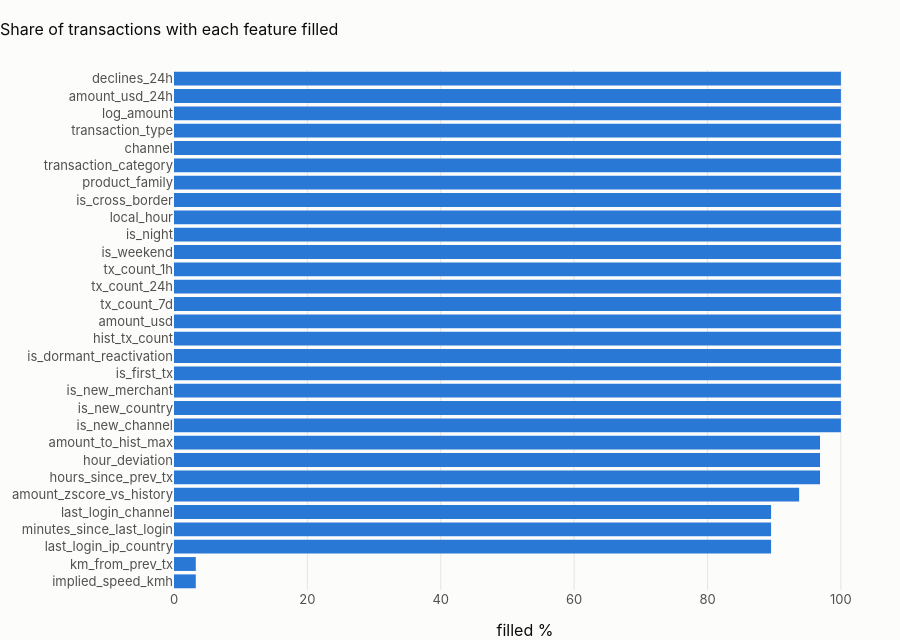

Notebook code cell kept with this figure:
### Markdown cell above
## 3 · Coverage: which features exist for how many transactions

### Code cell
cols = [
    c
    for c in pl.columns("feat_fraud_realtime_pit")["column_name"]
    if c
    not in ("transaction_id", "customer_id", "product_id", "anchor_ts", "split", "label_is_fraud")
]
cov = pl.q(
    "select "
    + ", ".join(f'round(100 * count("{c}") / count(*), 2) as "{c}"' for c in cols)
    + " from {feat_fraud_realtime_pit}"
).T.reset_index()
cov.columns = ["feature", "filled %"]
fig = px.bar(
    cov.sort_values("filled %"),
    x="filled %",
    y="feature",
    orientation="h",
    title="Share of transactions with each feature filled",
)
fig.update_layout(height=640, yaxis_title=None)
fig.show()

### Figure 1 — Plotly figure (JSON) as saved in the notebook; plotly's stock layout.template omitted (floating-point values rounded to 4 significant figures)
{"data": [{"hovertemplate": "filled %=%{x}<br>feature=%{y}<extra></extra>", "legendgroup": "", "marker": {"color": "#2a78d6", "pattern": {"shape": ""}}, "name": "", "orientation": "h", "showlegend": false, "textposition": "auto", "type": "bar", "x": [3.27, 3.27, 89.53, 89.53, 89.53, 93.74, 96.87, 96.87, 96.87, 100.0, 100.0, 100.0, 100.0, 100.0, 100.0, 100.0, 100.0, 100.0, 100.0, 100.0, 100.0, 100.0, 100.0, 100.0, 100.0, 100.0, 100.0, 100.0, 100.0, 100.0], "xaxis": "x", "y": ["implied_speed_kmh", "km_from_prev_tx", "last_login_ip_country", "minutes_since_last_login", "last_login_channel", "amount_zscore_vs_history", "hours_since_prev_tx", "hour_deviation", "amount_to_hist_max", "is_new_channel", "is_new_country", "is_new_merchant", "is_first_tx", "is_dormant_reactivation", "hist_tx_count", "amount_usd", "tx_count_7d", "tx_count_24h", "tx_count_1h", "is_weekend", "is_night", "local_hour", "is_cross_border", "product_family", "transaction_category", "channel", "transaction_type", "log_amount", "amount_usd_24h", "declines_24h"], "yaxis": "y"}], "layout": {"barmode": "relative", "height": 640, "legend": {"tracegroupgap": 0}, "title": {"text": "Share of transactions with each feature filled"}, "xaxis": {"anchor": "y", "domain": [0.0, 1.0], "title": {"text": "filled %"}}, "yaxis": {"anchor": "x", "domain": [0.0, 1.0], "title": {}}}}
